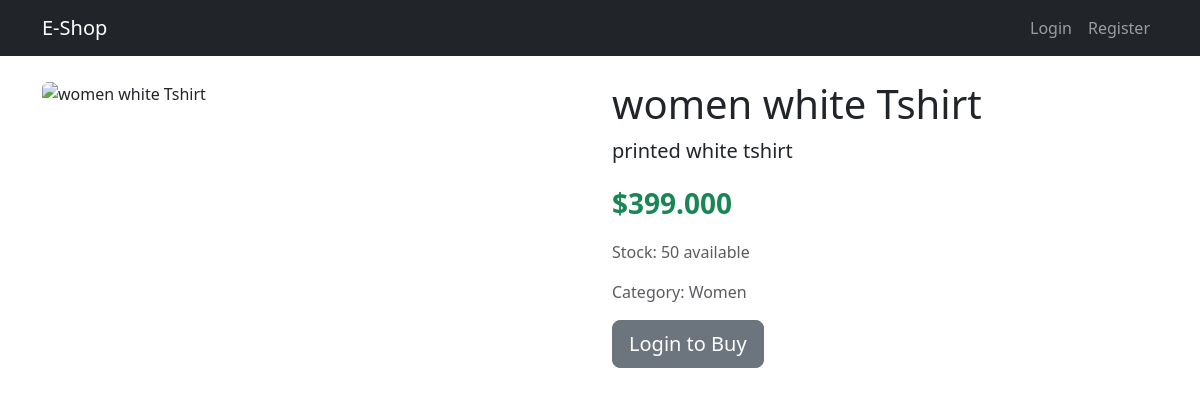
/1/, run on the app's committed database.
### products/models.py (models this page shows, shortened)
class Product(models.Model):
    CATEGORY_CHOICES = [
        ('M','Men'),
        ('W','Women')
    ]
    name = models.CharField(max_length=255)
    description = models.TextField()
    price = models.DecimalField(max_digits=10, decimal_places=3)
    image = models.URLField(max_length=500, blank=True, null=True)  # Changed here
    stock = models.PositiveIntegerField(default=0)
    category = models.CharField(max_length=1, choices=CATEGORY_CHOICES, default='W')

### products/views.py (the view)
# urls.py: path('<int:pk>/', views.product_detail, name='product_detail'),
def product_detail(request, pk):
    product = get_object_or_404(Product, id=pk)
    return render(request, 'products/product_detail.html', {'product':product})

### templates/products/product_detail.html
{% extends 'base.html' %}
{% block content %}
<div class="row">
    <div class="col-md-6">
        {% if product.image %}
        <img src="{{ product.image }}" class="img-fluid rounded" alt="{{ product.name }}">
        {% endif %}
    </div>
    <div class="col-md-6">
        <h1>{{ product.name }}</h1>
        <p class="lead">{{ product.description }}</p>
        <p class="fs-3 fw-bold text-success">${{ product.price }}</p>
        <p class="text-muted">Stock: {{ product.stock }} available</p>
        <p class="text-muted">Category: {{ product.get_category_display }}</p>
        {% if user.is_authenticated %}
        <a href="{% url 'cart:add_to_cart' product.id %}" class="btn btn-primary btn-lg">Add to Cart</a>
        {% else %}
        <a href="{% url 'users:login' %}" class="btn btn-secondary btn-lg">Login to Buy</a>
        {% endif %}
    </div>
</div>
{% endblock %}

### data on the page
Product: name "women white Tshirt", description "printed white tshirt", price "399.000", stock "50", category "Women"
